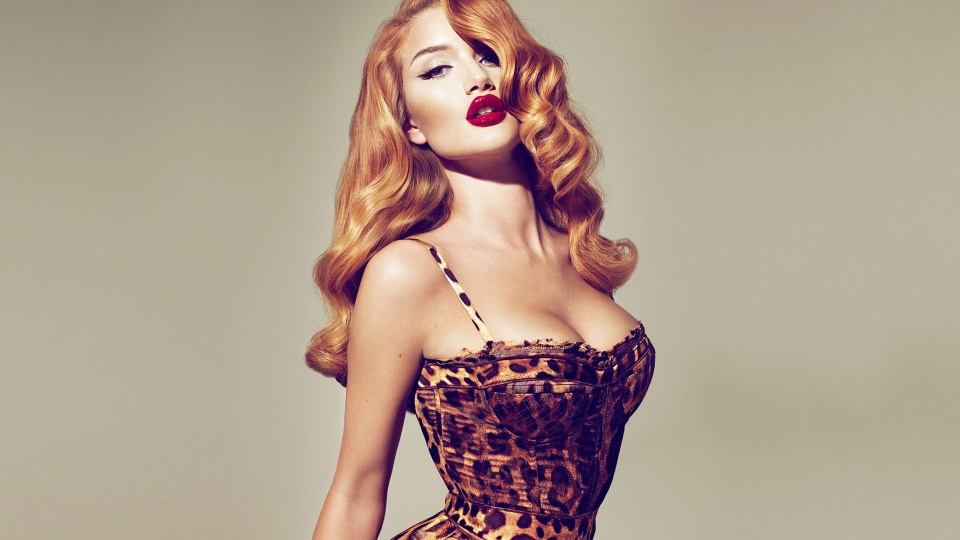
#> input picture images/1.jpg, 960 x 540 px
$ python draw_hist2.py
#> lines starting #> are read from the running program, lines starting #| are printed output that depends on the picture; after the words box and inside, x2 and y2 are one past the last pixel; in counts of white or black regions, pixels touching at a corner belong together
import cv2
import matplotlib.pyplot as plt

# 绘制2D直方图
img = cv2.imread("./images/1.jpg")
#> img is the input picture: shape (540, 960, 3); mean B, G, R 142.1, 157.1, 175.2
hsv = cv2.cvtColor(img, cv2.COLOR_BGR2HSV)  # 转为HSV图
#> hsv: shape (540, 960, 3); mean H, S, V 34.6, 61.2, 176.1

hist_hsv = cv2.calcHist([hsv], [0, 1], None, [180, 255], [0, 180, 0, 255])

# cv2.namedWindow("hist_hsv", cv2.WINDOW_NORMAL)
cv2.imshow("hist_hsv1", hist_hsv)
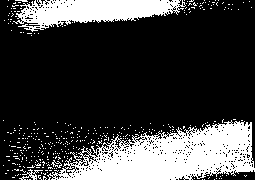
#> window 'hist_hsv1': shape (180, 255); 24.4% white; 364 white regions (360 under 20 px), largest, box (x1, y1, x2, y2) and area: (47, 120, 255, 180) 7263, (13, 0, 186, 32) 3167, (19, 169, 43, 180) 82, (51, 160, 62, 168) 33
cv2.waitKey(0)
cv2.destroyAllWindows()

$ run again, with images/133.jpg copied over images/1.jpg
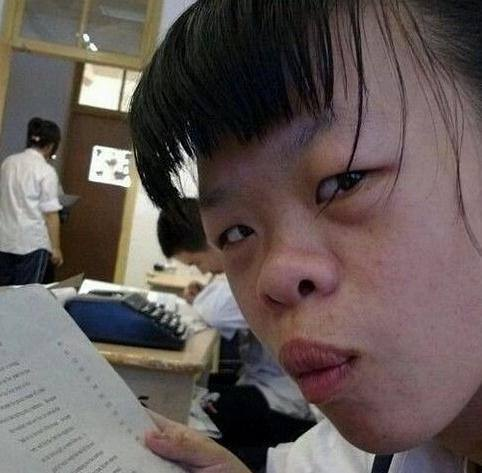
#> input picture images/133.jpg, 482 x 473 px
#> img is the input picture: shape (473, 482, 3); mean B, G, R 85.4, 88.1, 99.1
#> hsv: shape (473, 482, 3); mean H, S, V 77.7, 62.8, 101.4
#> `hist_hsv = cv2.calcHist([hsv], [0, 1], None, [180, 255], [0, 180, 0, 2..`:
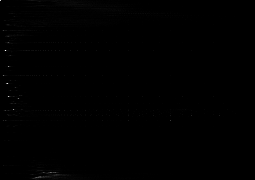
#> hist_hsv: shape (180, 255) float32; min 0, max 2400, mean 4.9; drawn with min black and max white
#> `cv2.imshow("hist_hsv1", hist_hsv)`:
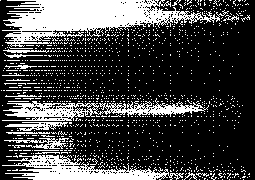
#> window 'hist_hsv1': shape (180, 255); 26.8% white; 1253 white regions (1233 under 20 px), largest, box (x1, y1, x2, y2) and area: (2, 0, 229, 47) 5030, (2, 155, 184, 180) 2085, (2, 98, 209, 121) 1858

$ run again, with images/134.jpg copied over images/1.jpg
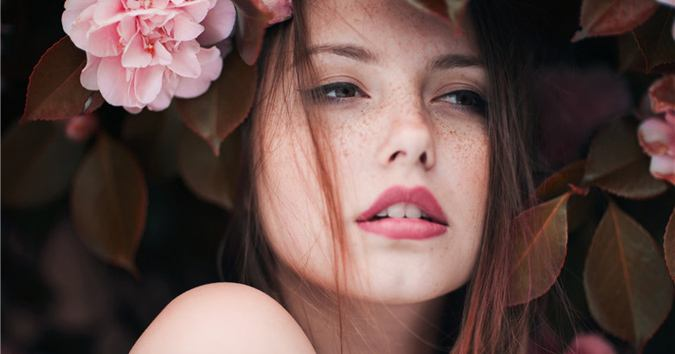
#> input picture images/134.jpg, 675 x 354 px
#> img is the input picture: shape (354, 675, 3); mean B, G, R 70.3, 74.4, 98.7
#> hsv: shape (354, 675, 3); mean H, S, V 44.1, 85.7, 99.1
#> `hist_hsv = cv2.calcHist([hsv], [0, 1], None, [180, 255], [0, 180, 0, 2..`:
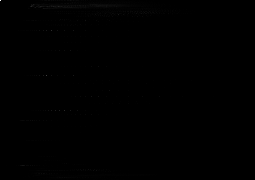
#> hist_hsv: shape (180, 255) float32; min 0, max 4948, mean 5.2; drawn with min black and max white
#> `cv2.imshow("hist_hsv1", hist_hsv)`:
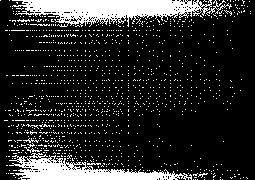
#> window 'hist_hsv1': shape (180, 255); 15.9% white; 1185 white regions (1177 under 20 px), largest, box (x1, y1, x2, y2) and area: (12, 0, 212, 27) 3160, (9, 153, 192, 180) 2130, (206, 0, 232, 16) 88
